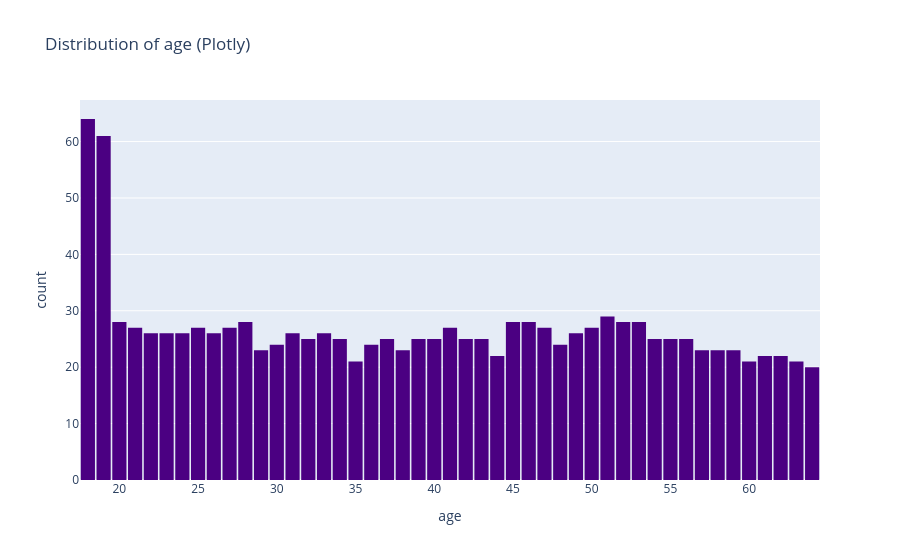

Source (notebook cell):
### Code cell
fig = px.histogram(df, x='age', nbins=50, title='Distribution of age (Plotly)',
                   color_discrete_sequence=['indigo'])
fig.update_layout(bargap=0.1)
fig.show()

### Figure 1 — Plotly figure (JSON) as saved in the notebook; plotly's stock layout.template omitted (floating-point values rounded to 4 significant figures; data arrays with more than 128 entries replaced by an {"elided": "..."} marker saying what was removed)
{"data": [{"bingroup": "x", "hovertemplate": "age=%{x}<br>count=%{y}<extra></extra>", "legendgroup": "", "marker": {"color": "indigo", "pattern": {"shape": ""}}, "name": "", "nbinsx": 50, "orientation": "v", "showlegend": false, "type": "histogram", "x": {"elided": "1252 int values"}, "xaxis": "x", "yaxis": "y"}], "layout": {"bargap": 0.1, "barmode": "relative", "legend": {"tracegroupgap": 0}, "title": {"text": "Distribution of age (Plotly)"}, "xaxis": {"anchor": "y", "domain": [0, 1], "title": {"text": "age"}}, "yaxis": {"anchor": "x", "domain": [0, 1], "title": {"text": "count"}}}}
